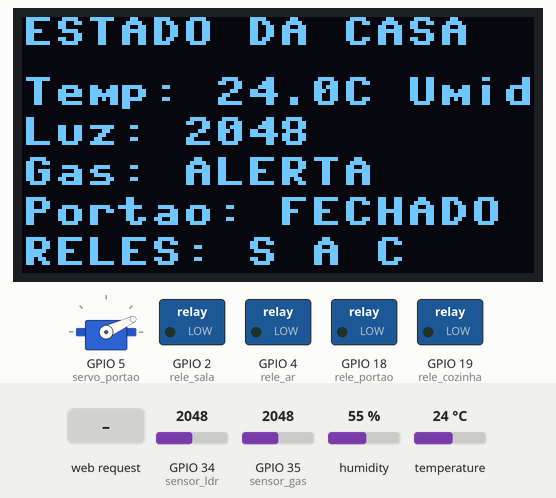
Simulated run of this program. Board: ESP32 board running MicroPython. On the bench: servo, 128×64 one-colour display, switched loads named in the program (green lamp = pin HIGH). Wiring (from the project's diagram.json): relay on GPIO 2, relay on GPIO 4, servo on GPIO 5, PIR motion sensor on GPIO 13, DHT22 sensor on GPIO 15, relay on GPIO 18, relay on GPIO 19, light sensor on GPIO 34, gas sensor on GPIO 35. The inputs (shaded band) are chosen by the test bench; at power-on: GPIO 35 (sensor_gas) = 2048, temperature 24 °C, GPIO 34 (sensor_ldr) = 2048, humidity 55 % (analog values on the 0–4095 scale). WiFi joins after 1.5 s; no MQTT or app messages arrive unless stated; servo angles are drawn from the pulse width (0.5 ms = 0°, 2.5 ms = 180°); the clock reads 2024-03-15 10:24:30 at power-on unless the program sets it; library files of the repository ran but are not shown: ssd1306.py; what the program prints to the serial console is not drawn.

Above: at 2.8 s.
2.9 s: HTTP request GET /portao/on received
At 4.6 s:
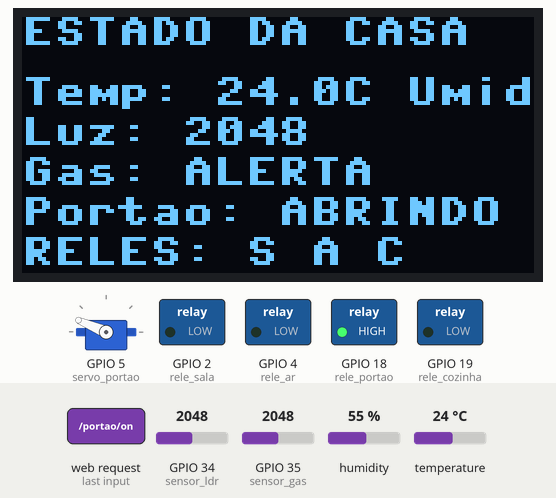
6.6 s: HTTP request GET /portao/off received
At 7.7 s:
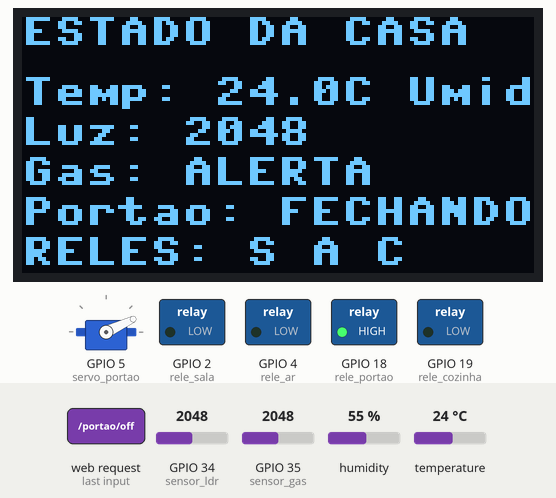
10.6 s: GPIO 35 (sensor_gas) set to 861
12.3 s: GPIO 35 (sensor_gas) set to 780
16.3 s: temperature set to 27.6 °C
At 18.2 s:
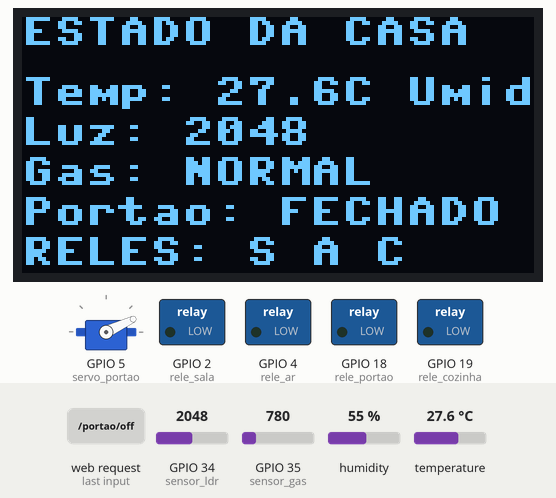
18.7 s: temperature set to 28.6 °C
At 19.6 s:
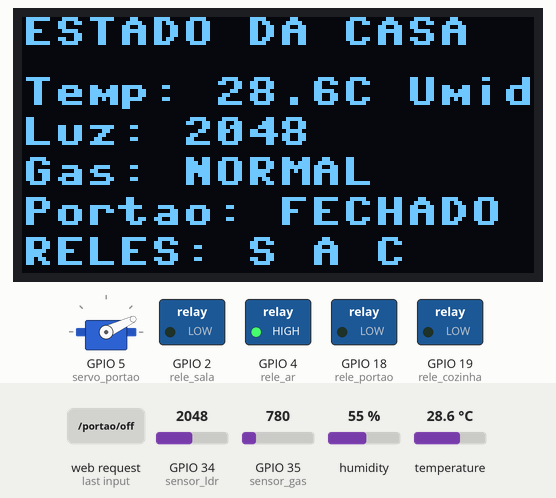
Timing chart, 0 to 21.7 s (numbered marks = the images above; inputs shaded):
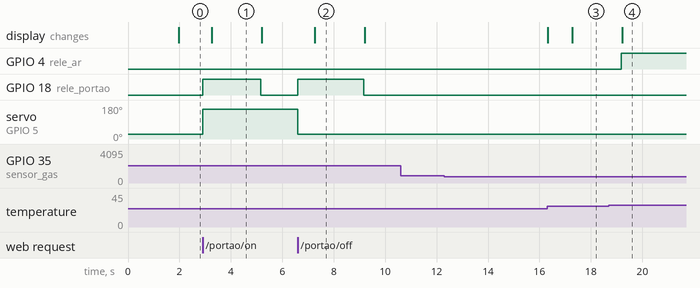

The program:

main.py
```python
import time
import socket
from machine import Pin, ADC, PWM, I2C
from umqtt.simple import MQTTClient
import network
import dht
import ssd1306

# ==========================================
# 1. CONFIGURAÇÃO DE HARDWARE
# ==========================================
# 3 Relés + Portão (relé + servo)
rele_sala = Pin(2, Pin.OUT)
rele_ar = Pin(4, Pin.OUT)
rele_cozinha = Pin(19, Pin.OUT)
rele_portao = Pin(18, Pin.OUT)
servo_portao = PWM(Pin(5), freq=50)

for rele in (rele_sala, rele_ar, rele_cozinha, rele_portao):
    rele.value(0)
servo_portao.duty(40)

# 4 Sensores
sensor_dht = dht.DHT22(Pin(15))
sensor_ldr = ADC(Pin(34))
sensor_ldr.atten(ADC.ATTN_11DB)
sensor_pir = Pin(13, Pin.IN)

# Sensor de gás na cozinha (MQ2)
sensor_gas = ADC(Pin(35))
sensor_gas.atten(ADC.ATTN_11DB)
try:
    sensor_gas.width(ADC.WIDTH_12BIT)
except Exception:
    pass

GAS_THRESHOLD = 2000
GAS_PPM_MAX = 10000
GAS_SAMPLES = 5
gas_alert_enabled = True

def ler_media_adc(sensor, amostras=5):
    total = 0
    for _ in range(amostras):
        total += sensor.read()
        time.sleep(0.005)
    return int(total / amostras)

def converter_gas_para_ppm(raw):
    # No Wokwi, mapeamos o valor cru (0-4095) diretamente para PPM (0-10000)
    return int((raw / 4095.0) * GAS_PPM_MAX)

def gas_em_alerta(ppm, limite_ppm):
    return ppm > limite_ppm

# Display OLED
i2c = I2C(0, scl=Pin(22), sda=Pin(21))
oled = ssd1306.SSD1306_I2C(128, 64, i2c)

# Últimas leituras globais
last_gas = 0
last_status_portao = "FECHADO"
last_status_gas = "NORMAL"

# Controle do movimento do portão
PORTAO_TEMPO_MOVIMENTO = 3
portao_movendo_ate = 0
portao_estado_desejado = "FECHADO"

def atualizar_oled(temp, umid, luz, gas, status_gas, status_portao):
    oled.fill(0)
    oled.text("ESTADO DA CASA", 0, 0)
    oled.text(f"Temp: {temp}C Umid:{umid}%", 0, 15)
    oled.text(f"Luz: {luz}", 0, 25)
    oled.text(f"Gas: {status_gas}", 0, 35)
    oled.text(f"Portao: {status_portao}", 0, 45)
    oled.text("RELES: S A C", 0, 55)
    oled.show()

# ==========================================
# 2. CONFIGURAÇÕES MQTT
# ==========================================
MQTT_CLIENT_ID = b"esp32_automacao_tcc"
MQTT_BROKER = "6732ba7fb9bf481da315e7a247a59011.s1.eu.hivemq.cloud"
MQTT_PORT = 8883
MQTT_USER = b"admin"
MQTT_PASSWORD = b"Teste@123"

TOPICOS_CMD = {
    b"residencia/sala/comando": rele_sala,
    b"residencia/ar/comando": rele_ar,
    b"residencia/cozinha/comando": rele_cozinha
}
TOPIC_CMD_PORTAO = b"residencia/portao/comando"
TOPIC_GAS_THRESHOLD_SET = b"residencia/gas/threshold/set"

# ==========================================
# 3. COMUNICAÇÃO E CALLBACKS
# ==========================================
def conectar_wifi():
    print("Conectando Wi-Fi...")
    sta_if = network.WLAN(network.STA_IF)
    sta_if.active(True)
    sta_if.connect('Wokwi-GUEST', '')
    while not sta_if.isconnected():
        pass
    print("Wi-Fi OK!")

def atualizar_portao(estado, movimento):
    global last_status_portao, portao_movendo_ate, portao_estado_desejado
    # O relé energiza o conjunto do portão e o PWM define a posição do servo.
    try:
        rele_portao.value(1)
        servo_portao.duty(115 if estado == "ABERTO" else 40)
    except Exception:
        pass
    portao_estado_desejado = estado
    portao_movendo_ate = time.time() + PORTAO_TEMPO_MOVIMENTO
    last_status_portao = movimento
    client.publish(b"residencia/portao/status", movimento.encode(), retain=True)
    client.publish(b"residencia/sensores/portao", movimento.encode(), retain=True)

def callback_mqtt(topic, msg):
    global last_status_portao, portao_movendo_ate, portao_estado_desejado, GAS_THRESHOLD, gas_alert_enabled
    print(f"Comando: {topic} -> {msg}")

    if topic in TOPICOS_CMD:
        rele = TOPICOS_CMD[topic]
        if msg in (b"LIGAR", b"ON", b"1", b"ABRIR"):
            rele.value(1)
        else:
            rele.value(0)
        client.publish(topic.replace(b"comando", b"status"), b"LIGADO" if rele.value() else b"DESLIGADO", retain=True)

    elif topic == TOPIC_CMD_PORTAO:
        if msg in (b"LIGAR", b"ABRIR", b"ON", b"1"):
            atualizar_portao("ABERTO", "ABRINDO")
        elif msg in (b"FECHAR", b"DESLIGAR", b"OFF", b"0"):
            atualizar_portao("FECHADO", "FECHANDO")
        else:
            print("Payload do portão não reconhecido:", msg)
            return

    elif topic == TOPIC_GAS_THRESHOLD_SET:
        try:
            payload = msg.strip().upper()
            if payload in (b"0", b"OFF", b"DESLIGAR", b"DESLIGADO", b"NORMAL"):
                gas_alert_enabled = False
                client.publish(b"residencia/gas/threshold", b"0", retain=True)
                client.publish(b"residencia/sensores/gas_alerta", b"0", retain=True)
                print("GAS alert disabled")
            elif payload in (b"1", b"ON", b"LIGAR", b"LIGADO", b"ALERTA"):
                gas_alert_enabled = True
                client.publish(b"residencia/gas/threshold", str(GAS_THRESHOLD).encode(), retain=True)
                print("GAS alert enabled with threshold", GAS_THRESHOLD)
            else:
                v = int(payload)
                GAS_THRESHOLD = v
                gas_alert_enabled = True
                print("GAS_THRESHOLD set to", GAS_THRESHOLD)
                client.publish(b"residencia/gas/threshold", str(GAS_THRESHOLD).encode(), retain=True)
        except Exception as e:
            print("Failed to set GAS_THRESHOLD:", e)
        return

# ==========================================
# 4. INICIALIZAÇÃO
# ==========================================
conectar_wifi()

s = socket.socket(socket.AF_INET, socket.SOCK_STREAM)
s.bind(('', 80))
s.listen(5)
s.settimeout(0.2)

client = MQTTClient(client_id=MQTT_CLIENT_ID, server=MQTT_BROKER, port=MQTT_PORT,
                    user=MQTT_USER, password=MQTT_PASSWORD, ssl=True,
                    ssl_params={'server_hostname': MQTT_BROKER})
client.set_callback(callback_mqtt)
client.connect()

for topico in TOPICOS_CMD.keys():
    client.subscribe(topico)
client.subscribe(TOPIC_CMD_PORTAO)
client.subscribe(TOPIC_GAS_THRESHOLD_SET)

# ==========================================
# 5. LOOP PRINCIPAL
# ==========================================
ultimo_envio = 0
ultimo_envio_gas = 0 # <-- Variável nova para o timer do gás

def controlar_rele_e_publicar(rele, estado, topico_status, msg_ligado, msg_desligado):
    if rele.value() != estado:
        rele.value(estado)
        client.publish(topico_status, msg_ligado if estado else msg_desligado, retain=True)
        print(f"LOGICA: {topico_status.decode()} -> {'LIGADO' if estado else 'DESLIGADO'}")

def web_page():
    return f"""<html><body><h2>Automação Local</h2>
    <p>Sala: {rele_sala.value()} <a href="/sala/on">Ligar</a> <a href="/sala/off">Desligar</a></p>
    <p>Ar: {rele_ar.value()} <a href="/ar/on">Ligar</a> <a href="/ar/off">Desligar</a></p>
    <p>Cozinha: {rele_cozinha.value()} <a href="/cozinha/on">Ligar</a> <a href="/cozinha/off">Desligar</a></p>
    <p>Portão: <a href="/portao/on">Abrir</a> <a href="/portao/off">Fechar</a></p>
    </body></html>"""

try:
    while True:
        client.check_msg()
        try:
            conn, addr = s.accept()
            req = conn.recv(1024).decode()
            if '/sala/on' in req: rele_sala.value(1)
            elif '/sala/off' in req: rele_sala.value(0)
            elif '/portao/on' in req: atualizar_portao("ABERTO", "ABRINDO")
            elif '/portao/off' in req: atualizar_portao("FECHADO", "FECHANDO")
            conn.send('HTTP/1.1 200 OK\nContent-Type: text/html\n\n' + web_page())
            conn.close()
        except OSError:
            pass

        agora = time.time()

        # ==========================================
        # TIMER DO GÁS (A cada 5 segundos)
        # ==========================================
        if agora - ultimo_envio_gas >= 5:
            try:
                gas_raw = ler_media_adc(sensor_gas, GAS_SAMPLES)
                last_gas = converter_gas_para_ppm(gas_raw)

                print("GAS RAW:", gas_raw, "GAS PPM:", last_gas)
                client.publish(b"residencia/sensores/gas_raw", str(gas_raw).encode(), retain=True)
                client.publish(b"residencia/sensores/gas", str(last_gas).encode(), retain=True)

                alerta_gas = gas_em_alerta(last_gas, GAS_THRESHOLD)
                if not gas_alert_enabled:
                    alerta_gas = False
                last_status_gas = "ALERTA" if alerta_gas else "NORMAL"

                client.publish(b"residencia/sensores/gas_alerta", b"1" if alerta_gas else b"0", retain=True)
                client.publish(b"residencia/cozinha/status", b"ALERTA_GAS" if alerta_gas else b"NORMAL", retain=True)

                ultimo_envio_gas = agora
            except Exception:
                pass

        # ==========================================
        # TIMER GERAL (A cada 1 segundo)
        # ==========================================
        if agora - ultimo_envio >= 1:
            try:
                sensor_dht.measure()
                temp, umid = sensor_dht.temperature(), sensor_dht.humidity()
                luz = sensor_ldr.read()

                mov = sensor_pir.value()

                # --- LÓGICA DE AUTOMAÇÃO ---
                if temp > 28:
                    controlar_rele_e_publicar(rele_ar, 1, b"residencia/ar/status", b"LIGADO", b"DESLIGADO")
                elif temp < 26:
                    controlar_rele_e_publicar(rele_ar, 0, b"residencia/ar/status", b"LIGADO", b"DESLIGADO")

                if luz > 3000:
                    controlar_rele_e_publicar(rele_sala, 1, b"residencia/sala/status", b"LIGADO", b"DESLIGADO")
                elif luz < 2500:
                    controlar_rele_e_publicar(rele_sala, 0, b"residencia/sala/status", b"LIGADO", b"DESLIGADO")

                # --- Finaliza portão ---
                if portao_movendo_ate and agora >= portao_movendo_ate:
                    last_status_portao = portao_estado_desejado
                    try:
                        rele_portao.value(0)
                    except Exception:
                        pass
                    client.publish(b"residencia/portao/status", last_status_portao.encode(), retain=True)
                    client.publish(b"residencia/sensores/portao", last_status_portao.encode(), retain=True)
                    portao_movendo_ate = 0

                # --- Envio Sensores MQTT ---
                client.publish(b"residencia/sensores/temperatura", str(temp).encode())
                client.publish(b"residencia/sensores/umidade", str(umid).encode())
                client.publish(b"residencia/sensores/luminosidade", str(luz).encode())
                client.publish(b"residencia/sensores/movimento", str(mov).encode())

                # A tela OLED atualiza a cada 1 seg, pegando o último valor salvo do gás (last_gas)
                atualizar_oled(temp, umid, luz, last_gas, last_status_gas, last_status_portao)
                ultimo_envio = agora
            except Exception:
                pass

        time.sleep(0.1)

except KeyboardInterrupt:
    client.disconnect()
```

Measured:
- the behaviour switches between 28 and 28.1 °C on temperature (found by bisection; images 3 and 4)
- after the input at 2.9 s, GPIO 18 (rele_portao): LOW → HIGH at once, → LOW 2.3 s later; servo on GPIO 5 (servo_portao): 25° → 157° at once; the display: changes after 0.37 s (image 1)
- after the input at 6.6 s, GPIO 18 (rele_portao): LOW → HIGH at once, → LOW 2.6 s later; servo on GPIO 5 (servo_portao): 157° → 25° at once; the display: changes after 0.67 s (image 2)
- after the input at 10.6 s, every drawn part: stays the same
- after the input at 12.3 s, every drawn part: stays the same
- after the input at 16.3 s, the display: first differs from a run without the input after 0.98 s (image 3)
- after the input at 18.7 s, GPIO 4 (rele_ar): LOW → HIGH after 0.48 s; the display: changes after 0.51 s (image 4)
- what the display in image 1 shows lasts 1.9 s, from 3.3 s to 5.2 s
